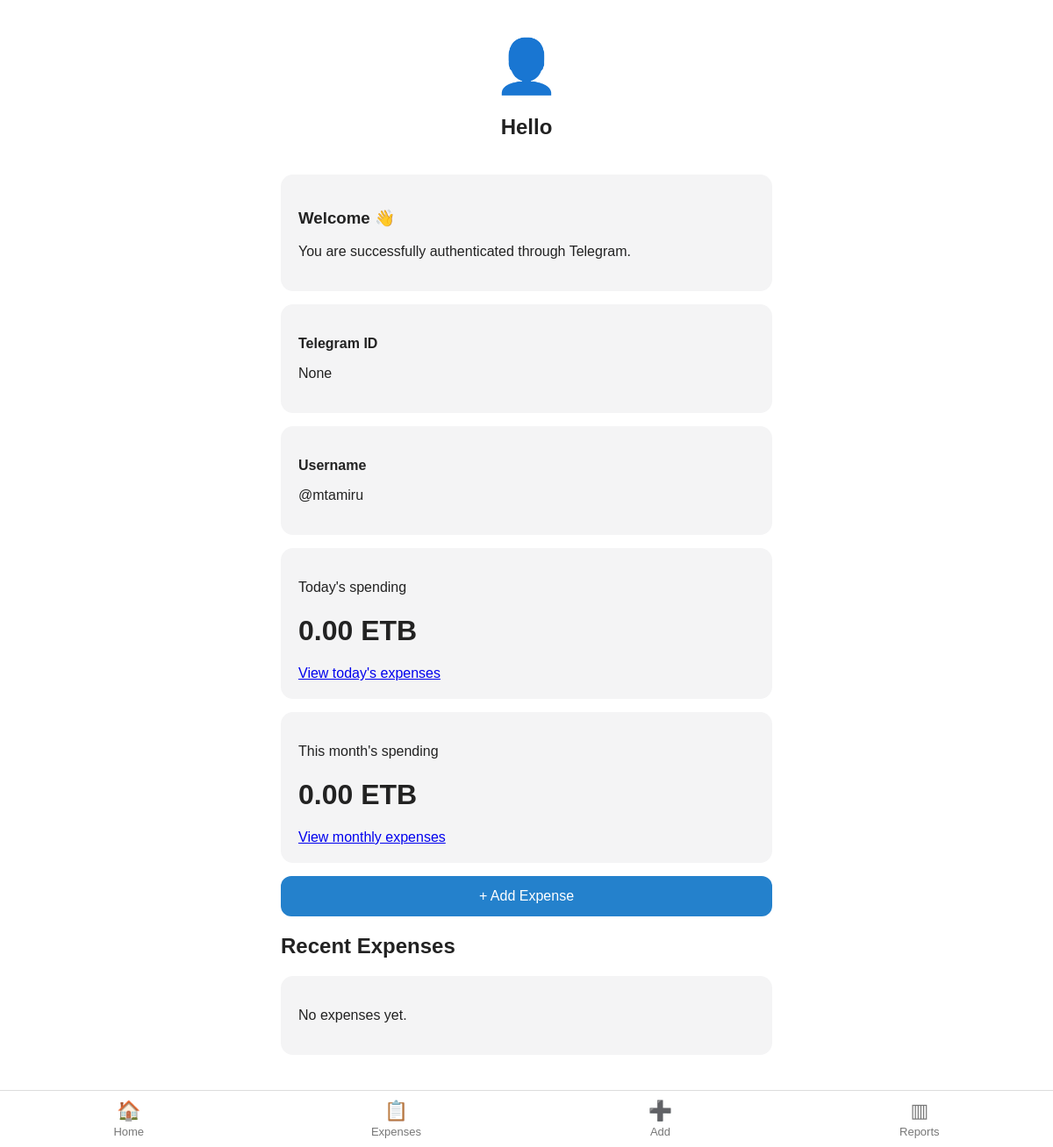
The page /dashboard/ (signed in) on the database as committed earlier.
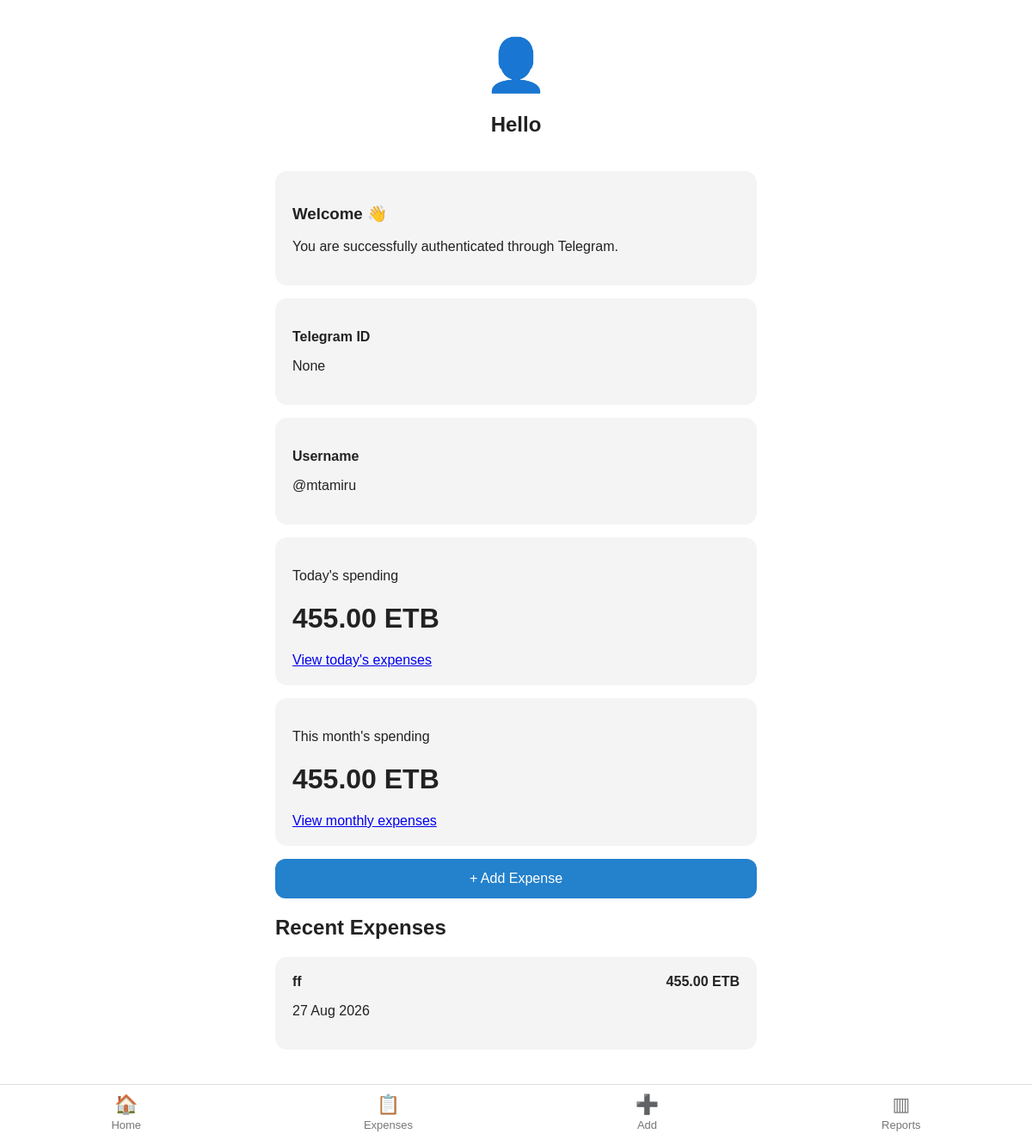
The same page on the database as committed later.
### myExpense/models.py (models this page shows, shortened)
class Expense(models.Model):
    class Category(models.TextChoices):
        FOOD = "food", "🍔 Food"
        TRANSPORT = "transport", "🚕 Transport"
        HOUSING = "housing", "🏠 Housing"
        UTILITIES = "utilities", "💡 Utilities"
        SHOPPING = "shopping", "🛒 Shopping"
        HEALTH = "health", "💊 Health"
        EDUCATION = "education", "🎓 Education"
        ENTERTAINMENT = "entertainment", "🎉 Entertainment"
        OTHER = "other", "📦 Other"
    user = models.ForeignKey(
        User,
        on_delete=models.CASCADE,
        related_name="expenses"
    )
    amount = models.DecimalField(
        max_digits=12,
        decimal_places=2
    )
    description = models.CharField(
        max_length=255
    )
    expense_date = models.DateField()
    created_at = models.DateTimeField(
        auto_now_add=True
    )
    updated_at = models.DateTimeField(
        auto_now=True
    )
    category = models.CharField(
        max_length=20,
        choices=Category.choices,
        default=Category.OTHER
    )

### myExpense/views.py (the view)
@login_required
def dashboard(request):
    today = date.today()
    daily_total = Expense.objects.filter(
        user=request.user,
        expense_date=today
    ).aggregate(
        total=Sum("amount")
    )["total"] or 0
    monthly_total = Expense.objects.filter(
        user=request.user,
        expense_date__year=today.year,
        expense_date__month=today.month
    ).aggregate(
        total=Sum("amount")
    )["total"] or 0
    recent_expenses = Expense.objects.filter(
        user=request.user
    ).order_by("-expense_date", "-created_at")[:5]
    return render(
        request,
        "dashboard.html",
        {
            "daily_total": daily_total,
            "monthly_total": monthly_total,
            "recent_expenses": recent_expenses,
        }
    )

### templates/dashboard.html (shortened to what this page needs)
{% extends "base.html" %}
{% block content %}
<div class="profile-header">
    {% if user.photo_url %}
        <img
            src="{{ user.photo_url }}"
            class="profile-image"
        >
    {% else %}
        <div style="font-size:60px;">
            👤
        </div>
    {% endif %}
    <h2>
        Hello {{ user.first_name }}
    </h2>
</div>
<div class="card">
    <h3>Welcome 👋</h3>
    <p>
        You are successfully authenticated
        through Telegram.
    </p>
</div>
<div class="card">
    <p>
        <strong>Telegram ID</strong>
    </p>
    <p>
        {{ user.telegram_id }}
    </p>
</div>
<div class="card">
    <p>
        <strong>Username</strong>
    </p>
    <p>
        {% if user.username %}
            @{{ user.username }}
        {% else %}
            No username
        {% endif %}
    </p>
</div>
<div class="card">
    <p>
        Today's spending
    </p>
    <h1>
        {{ daily_total|floatformat:2 }} ETB
    </h1>
    <a href="{% url 'daily_summary' %}">
        View today's expenses
    </a>
</div>
<div class="card">
    <p>
        This month's spending
    </p>
    <h1>
        {{ monthly_total|floatformat:2 }} ETB
    </h1>
    <a href="{% url 'monthly_summary' %}">
        View monthly expenses
    </a>
</div>
<a
    href="{% url 'add_expense' %}"
    class="button"
    style="
        text-decoration:none;
        text-align:center;
        margin-bottom:20px;
    "
>
    + Add Expense
</a>
<h2>
    Recent Expenses
</h2>
{% for expense in recent_expenses %}
<div class="card">
    <div style="
        display:flex;
        justify-content:space-between;
    ">
        <div>
            <strong>
                {{ expense.description }}
            </strong>
            <p>
                {{ expense.expense_date|date:"d M Y" }}
            </p>
        </div>
        <strong>
            {{ expense.amount|floatformat:2 }} ETB
        </strong>
    </div>
</div>
{% empty %}
<div class="card">
    <p>
        No expenses yet.
    </p>
</div>
{% endfor %}
{% endblock %}

Rows that differ between the two databases and show on the page:
added Expense: description "ff", expense_date "27 Aug 2026", amount "455.00"
Other text that changed with them:
{{ daily_total|floatformat:2 }}: "0.00" → "455.00"
{{ monthly_total|floatformat:2 }}: "0.00" → "455.00"
text no longer shown: "No expenses yet."
